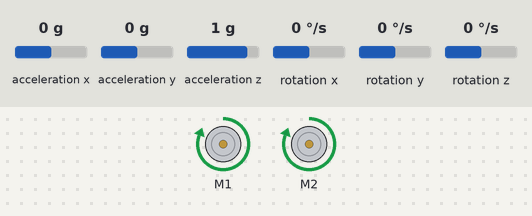
The sketch below on a simulated Arduino Uno, built with avr-gcc and run on an emulated ATmega328P. Shown: 2 × DC motor (green arrow = forward, orange = backward, longer = faster). Wiring (inferred from the names in the program): MPU-6050 motion sensor at I2C address 0x68. Inputs (shaded band) come from the test bench; at power-on: acceleration z 1 g, rotation y 0 °/s, acceleration x 0 g, acceleration y 0 g, rotation x 0 °/s, rotation z 0 °/s. What the sketch prints to the serial monitor is not drawn.

Above: at 1.2 s.
1.3 s: acceleration z set to -1.4 g
At 2.3 s:
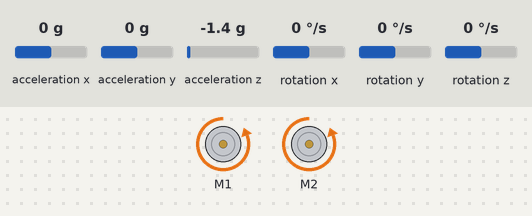
2.8 s: acceleration z set to 0 g
At 3.5 s:
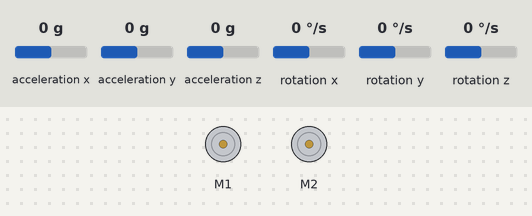
4.3 s: acceleration z set to -0.8 g
At 4.7 s:
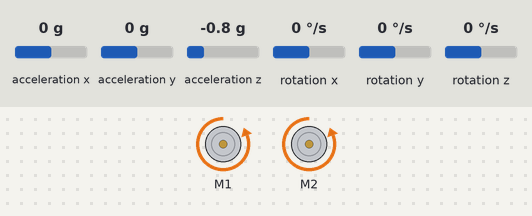
5.8 s: rotation y set to 12 °/s
At 7.0 s:
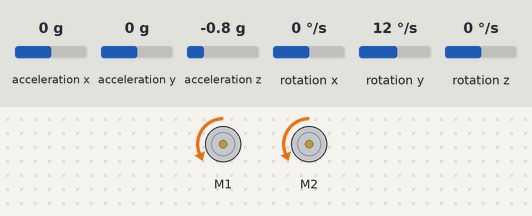
7.3 s: rotation y set to -192 °/s
At 8.1 s:
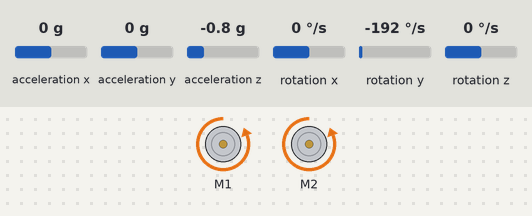
Timing chart, 0 to 9.8 s (numbered marks = the images above; inputs shaded):
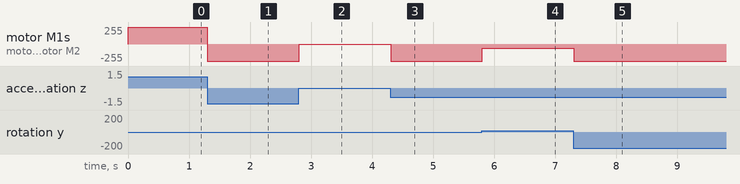

The sketch:

GY_to_Motor.ino
```cpp
#include<Wire.h>
#include <Adafruit_MotorShield.h>
#include "utility/Adafruit_PWMServoDriver.h"

// Create the motor shield object with the default I2C address
Adafruit_MotorShield AFMS = Adafruit_MotorShield();
// Select which 'port' M1, M2, M3 or M4. In this case, M1
Adafruit_DCMotor *M1 = AFMS.getMotor(1);
// You can also make another motor on port M2
Adafruit_DCMotor *M2 = AFMS.getMotor(2);

const int MPU=0x68;  // I2C address of the MPU-6050
int16_t AcX,AcY,AcZ,Tmp,GyX,GyY,GyZ;

void setup(){
  Wire.begin();
  Wire.beginTransmission(MPU);
  Wire.write(0x6B);  // PWR_MGMT_1 register
  Wire.write(0);     // set to zero (wakes up the MPU-6050)
  Wire.endTransmission(true);
  Serial.begin(9600);

  Serial.println("Adafruit Motorshield v2 - DC Motor test!");

  AFMS.begin();  // create with the default frequency 1.6KHz
  //AFMS.begin(1000);  // OR with a different frequency, say 1KHz
}

void loop(){
  Wire.beginTransmission(MPU);
  Wire.write(0x3B);  // starting with register 0x3B (ACCEL_XOUT_H)
  Wire.endTransmission(false);
  Wire.requestFrom(MPU,14,true);  // request a total of 14 registers
  AcX=Wire.read()<<8|Wire.read();  // 0x3B (ACCEL_XOUT_H) & 0x3C (ACCEL_XOUT_L)
  AcY=Wire.read()<<8|Wire.read();  // 0x3D (ACCEL_YOUT_H) & 0x3E (ACCEL_YOUT_L)
  AcZ=Wire.read()<<8|Wire.read();  // 0x3F (ACCEL_ZOUT_H) & 0x40 (ACCEL_ZOUT_L)
  Tmp=Wire.read()<<8|Wire.read();  // 0x41 (TEMP_OUT_H) & 0x42 (TEMP_OUT_L)
  GyX=Wire.read()<<8|Wire.read();  // 0x43 (GYRO_XOUT_H) & 0x44 (GYRO_XOUT_L)
  GyY=Wire.read()<<8|Wire.read();  // 0x45 (GYRO_YOUT_H) & 0x46 (GYRO_YOUT_L)
  GyZ=Wire.read()<<8|Wire.read();  // 0x47 (GYRO_ZOUT_H) & 0x48 (GYRO_ZOUT_L)
  //  Serial.print("AcX = ");
  //  Serial.print(AcX);
  //  Serial.print(" | AcY = ");
  //  Serial.print(AcY);
  //Serial.print(" | AcZ = ");
  //Serial.println(AcZ);
  //  Serial.print(" | Tmp = ");
  //  Serial.print(Tmp/340.00+36.53);  //equation for temperature in degrees C from datasheet
  //  Serial.print(" | GyX = ");
  //  Serial.print(GyX);
  //  Serial.print(" | GyY = ");
  //  Serial.print(GyY);
  //  Serial.print(" | GyZ = ");
  //  Serial.println(GyZ);
  //delay(333);

  int v = AcZ/8+GyY;
  if(v > 0) {
    M1->run(FORWARD);
    M2->run(FORWARD);
    v = min(255, v);
  }
  else if(v < 0) {
    M1->run(BACKWARD);
    M2->run(BACKWARD);
    v = min(255, -v);
  }
  else {
    M1->run(RELEASE);
    M2->run(RELEASE);
  }
  M1->setSpeed(v);
  M2->setSpeed(v);
}
```

Measured:
- after the input at 1.3 s, motor M1, motor M2: forward 255/255 → backward 255/255 at once
- after the input at 2.8 s, motor M1, motor M2: backward 255/255 → stopped at once
- after the input at 4.3 s, motor M1, motor M2: stopped → backward 255/255 at once
- after the input at 5.8 s, motor M1, motor M2: backward 255/255 → backward 66/255 at once
- after the input at 7.3 s, motor M1, motor M2: backward 66/255 → backward 255/255 at once
